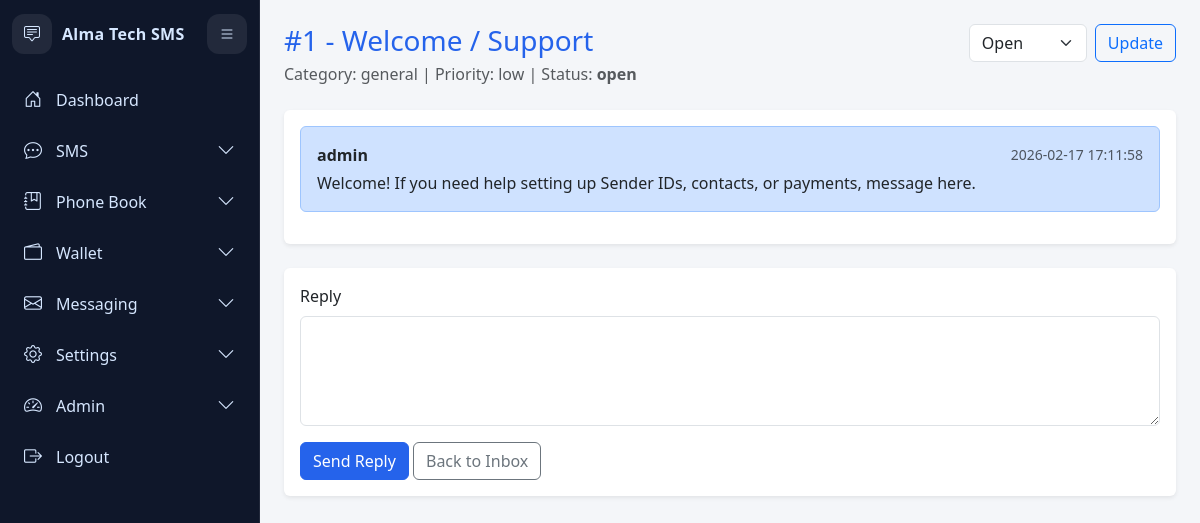
/modules/messaging/thread.php?id=1 (signed in), run on the app's committed database.
### tables this page shows
CREATE TABLE `message_threads` (
  `id` bigint(20) UNSIGNED NOT NULL,
  `created_by` bigint(20) UNSIGNED NOT NULL,
  `subject` varchar(160) NOT NULL,
  `status` enum('open','pending','resolved','closed') NOT NULL DEFAULT 'open',
  `category` enum('billing','sms','sender_id','technical','general') NOT NULL DEFAULT 'general',
  `priority` enum('low','medium','high') NOT NULL DEFAULT 'medium',
  `created_at` timestamp NOT NULL DEFAULT current_timestamp(),
  `updated_at` timestamp NULL DEFAULT NULL ON UPDATE current_timestamp()
);

CREATE TABLE `thread_messages` (
  `id` bigint(20) UNSIGNED NOT NULL,
  `thread_id` bigint(20) UNSIGNED NOT NULL,
  `from_user_id` bigint(20) UNSIGNED NOT NULL,
  `body` longtext NOT NULL,
  `attachment_path` varchar(255) DEFAULT NULL,
  `created_at` timestamp NOT NULL DEFAULT current_timestamp()
);

### includes/helpers.php (called while the page is built, shortened)
<?php
if (!function_exists('e')) {
    function e(?string $value): string
    {
        return htmlspecialchars((string)$value, ENT_QUOTES, 'UTF-8');
    }
}

### modules/messaging/thread.php (the view, shortened to what this page needs)
<?php
require_once __DIR__ . '/../../includes/bootstrap.php';
$userId = (int)$_SESSION['user']['id'];
$threadId = (int)($_GET['id'] ?? 0);
$stmt = $db->prepare('SELECT t.id, t.created_by, t.subject, t.category, t.priority, t.status, t.created_at, u.username AS owner_username FROM message_threads t INNER JOIN users u ON u.id = t.created_by WHERE t.id=? LIMIT 1');
$stmt->bind_param('i', $threadId);
$stmt->execute();
$thread = $stmt->get_result()->fetch_assoc();
$stmt = $db->prepare('SELECT id, from_user_id, body, created_at FROM thread_messages WHERE thread_id=? ORDER BY id ASC');
$stmt->bind_param('i', $threadId);
$stmt->execute();
$messages = $stmt->get_result()->fetch_all(MYSQLI_ASSOC);
$stmt = $db->prepare('SELECT username, id FROM users WHERE id IN (SELECT user_id FROM thread_participants WHERE thread_id=?)');
$stmt->bind_param('i', $threadId);
$stmt->execute();
$users = $stmt->get_result()->fetch_all(MYSQLI_ASSOC);
$userMap = [];
foreach ($users as $u) {
    $userMap[(int)$u['id']] = (string)$u['username'];
}
$theme = $_SESSION['user']['theme'] ?? DEFAULT_THEME;
$themePath = 'assets/css/themes/' . $theme . '.css';
?>
<!doctype html>
<html lang="en">
<head>
  <link href="https://cdn.jsdelivr.net/npm/bootstrap@5.3.3/dist/css/bootstrap.min.css" rel="stylesheet">
  <link href="https://cdn.jsdelivr.net/npm/bootstrap-icons@1.11.3/font/bootstrap-icons.min.css" rel="stylesheet">
  <link rel="stylesheet" href="<?= BASE_URL ?>assets/css/app.css">
  <link rel="stylesheet" href="<?= BASE_URL . e($themePath) ?>">
</head>
<body>
<?php include BASE_PATH . 'templates/sidebar.php'; ?>
<div class="app-shell">
  <div class="container-fluid p-4">
    <div class="d-flex justify-content-between align-items-start mb-4">
      <div>
        <h1 class="h3 mb-1">#<?= (int)$thread['id'] ?> - <?= e((string)$thread['subject']) ?></h1>
        <div class="text-muted">Category: <?= e((string)$thread['category']) ?> | Priority: <?= e((string)$thread['priority']) ?> | Status: <strong><?= e((string)$thread['status']) ?></strong></div>
      </div>
      <?php if ($isAdmin): ?>
        <form method="post" class="d-flex gap-2">
          <select name="status" class="form-select">
            <?php foreach (['open','pending','resolved','closed'] as $status): ?>
              <option value="<?= $status ?>" <?= $thread['status'] === $status ? 'selected' : '' ?>><?= ucfirst($status) ?></option>
            <?php endforeach; ?>
          </select>
          <button class="btn btn-outline-primary">Update</button>
        </form>
      <?php endif; ?>
    </div>
    <div class="card border-0 shadow-sm mb-4">
      <div class="card-body">
        <?php foreach ($messages as $m): ?>
          <?php $mine = (int)$m['from_user_id'] === $userId; ?>
          <div class="p-3 rounded mb-3 <?= $mine ? 'bg-primary-subtle border border-primary-subtle' : 'bg-light border' ?>">
            <div class="d-flex justify-content-between align-items-center mb-1">
              <strong><?= e($userMap[(int)$m['from_user_id']] ?? ('User ' . (int)$m['from_user_id'])) ?></strong>
              <small class="text-muted"><?= e((string)$m['created_at']) ?></small>
            </div>
            <div style="white-space:pre-wrap;"><?= e((string)$m['body']) ?></div>
          </div>
        <?php endforeach; ?>
      </div>
    </div>
    <div class="card border-0 shadow-sm">
      <div class="card-body">
        <form method="post">
          <div class="mb-3"><label class="form-label">Reply</label><textarea class="form-control" name="body" rows="4" required></textarea></div>
          <button class="btn btn-primary">Send Reply</button>
          <a class="btn btn-outline-secondary" href="<?= BASE_URL ?>modules/messaging/inbox.php">Back to Inbox</a>
        </form>
      </div>
    </div>
  </div>
</div>
</body>
</html>

### assets/css/app.css (style rules this page uses)
:root { --primary: #2563eb; --primary-light: #3b82f6; --sidebar-bg: #0f172a; --sidebar-hover: rgba(255,255,255,.08); --card-bg: #ffffff; --body-bg: #f4f6f9; --text-color: #1f2937; }
body { background: var(--body-bg); color: var(--text-color); }
.btn-primary { background: var(--primary); border-color: var(--primary); }
.app-shell { padding-left:260px; transition:padding-left .2s ease; }

### assets/css/themes/theme_blue.css (style rules this page uses)
:root { --primary: #2563eb; --primary-light: #3b82f6; --sidebar-bg: #0f172a; --sidebar-hover: rgba(255,255,255,.08); --card-bg: #ffffff; --body-bg: #f4f6f9; --text-color: #d6e7ff; }
body { background: var(--body-bg); color: var(--text-color); }
.btn-primary { background: var(--primary); border-color: var(--primary); }
.h3 { color: #2563eb; }

### data on the page
message_threads: id "1", subject "Welcome / Support", category "general", priority "low", status "open", status "Open"
thread_messages: from_user "admin", created_at "2026-02-17 17:11:58", body "Welcome! If you need help setting up Sender IDs, contacts, or payments, message here."

### other printed values
$_SESSION['user']['business_name'] ?: 'AlmaTech SMS' "Alma Tech SMS"
$group['label'] "SMS"
$group['label'] "Phone Book"
$group['label'] "Wallet"
$group['label'] "Messaging"
$group['label'] "Settings"
$group['label'] "Admin"
